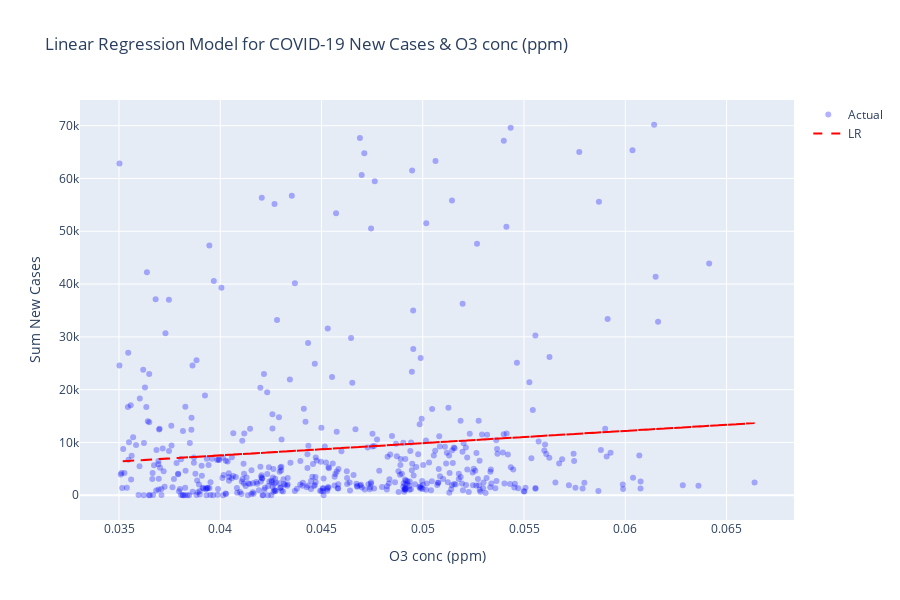

The notebook cell saved with this chart:
### Code cell
# For O3 conc (ppm) & Sum New Cases
## Perform regression modeling
from sklearn.linear_model import LinearRegression
from sklearn.metrics import r2_score, mean_squared_error

import statsmodels.api as sm
import calendar

# Convert datetime to int
#x = data['Date'].values.astype(int) / 10**9  # Convert to seconds (UNIX epoch start)
#x = x.reshape(-1, 1)


x = NewData['O3 conc (ppm)']
y = NewData['Sum New Cases']

#--------------------------------------------------------------
# Linear regression model
#--------------------------------------------------------------
# Stastical approach
x_lms = sm.add_constant(x)
linear_model_stat = sm.OLS(y, x_lms)
lms_results = linear_model_stat.fit()
p_values = lms_results.pvalues[1:]

# Machine learning approach (no p-values)
linear_model = LinearRegression()
linear_model.fit(x_lms, y)
y_linear_pred = linear_model.predict(x_lms)

# Calculate R2 and RMSE for linear regression model
linear_r2 = r2_score(y, y_linear_pred)
linear_rmse = np.sqrt(mean_squared_error(y, y_linear_pred))

print("Model Evaluation")
print("\nLinear Regression: RMSE=%.2f, R2=%.2f" % (linear_rmse, linear_r2))
for i, p_value in enumerate(p_values.index):
  print(f'P({p_value}): {p_values[i]}')

if any(p_values <= 0.05):
  print("There is a significant relationship between the predictor and the response\n")
else:
  print("There is no significant relationship between the predictor and the response\n")


# Plot the model
import plotly.graph_objects as go

xtt = NewData['O3 conc (ppm)']#.dt.strftime('%Y-%m-%d')
scatter_actual = go.Scatter(x=xtt, y=y, mode='markers', name='Actual', marker=dict(color='blue', opacity=0.3))

line_regression = go.Scatter(x=xtt, y=y_linear_pred, mode='lines', name='LR', line=dict(color='red', dash='dash'))

data = [scatter_actual, line_regression]

layout = go.Layout(xaxis=dict(title='O3 conc (ppm)'),
                   yaxis=dict(title='Sum New Cases'),
                   title='Linear Regression Model for COVID-19 New Cases & O3 conc (ppm)',
                   showlegend=True,
                   height=600)

fig = go.Figure(data=data, layout=layout)
fig.show()

### Figure 1 — Plotly figure (JSON) as saved in the notebook; plotly's stock layout.template omitted (floating-point values rounded to 4 significant figures; data arrays with more than 128 entries replaced by an {"elided": "..."} marker saying what was removed)
{"data": [{"marker": {"color": "blue", "opacity": 0.3}, "mode": "markers", "name": "Actual", "x": {"elided": "499 float values"}, "y": {"elided": "499 int values"}, "type": "scatter"}, {"line": {"color": "red", "dash": "dash"}, "mode": "lines", "name": "LR", "x": {"elided": "499 float values"}, "y": {"elided": "499 float values"}, "type": "scatter"}], "layout": {"height": 600, "showlegend": true, "title": {"text": "Linear Regression Model for COVID-19 New Cases & O3 conc (ppm)"}, "xaxis": {"title": {"text": "O3 conc (ppm)"}}, "yaxis": {"title": {"text": "Sum New Cases"}}}}
